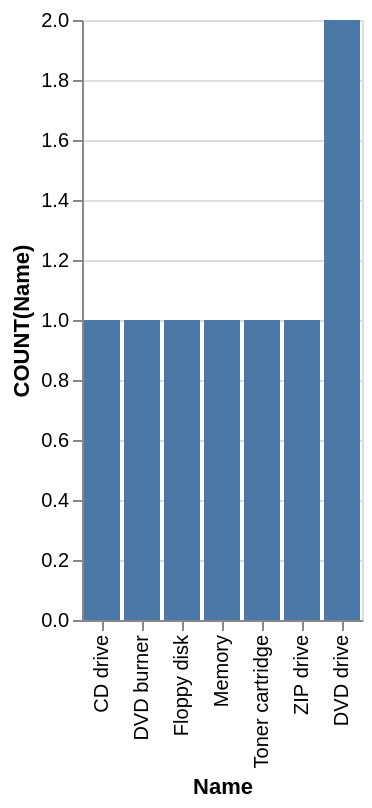

The specification (Vega-Lite) saved for this image:
### Vega-Lite specification from a JSON file in a GitHub repository (floating-point values rounded to 4 significant figures)
{"data": {"values": [{"x_data": "CD drive", "y_data": 1}, {"x_data": "DVD burner", "y_data": 1}, {"x_data": "Floppy disk", "y_data": 1}, {"x_data": "Memory", "y_data": 1}, {"x_data": "Toner cartridge", "y_data": 1}, {"x_data": "ZIP drive", "y_data": 1}, {"x_data": "DVD drive", "y_data": 2}]}, "mark": "bar", "encoding": {"x": {"field": "x_data", "type": "nominal", "title": "Name", "sort": {"op": "sum", "field": "y_data", "order": "ascending"}}, "y": {"field": "y_data", "type": "quantitative", "title": "COUNT(Name)"}}}
